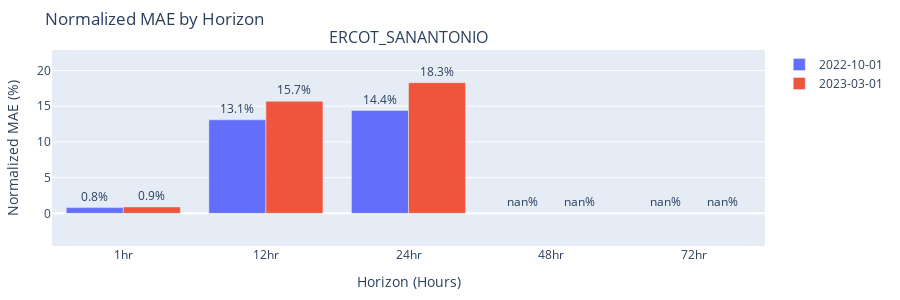

The notebook cell this image was saved under:
### Markdown cell above
We assess the overall performance of our forecasts using a few main metrics, described below.


* **Normalized Mean Absolute Error (Norm MAE):** Mean Absolute Error (MAE) is the average of absolute forecast errors. This represents the magnitude of error to expect from the forecast on average. A model with an MAE closest to 0 is ideal. Norm MAE is MAE divided by the average of the true values. Normalizing MAE allows us to compare models across different datasets. It is expressed as a percentage (%) of the average true value over the validation time period. 
* **Rank Correlation:** A number between -1 and 1 that quantifies the degree to which the rank ordering of two datasets are related. A rank correlation of 1 means the forecast predictions are rank ordered perfectly compared to the true values, making the forecast perfectly effective for time optimization use cases. For many use cases of our forecasts models (such as AER), it is more important that predictions are correctly rank ordered within a forecast window, rather than each forecast being accurate in terms of absolute values.
* **AER CO2 Savings:** This metric represents the impact in lbs CO2/MWh of using the forecast model for energy usage optimization. We compare these CO2 savings against the "Max Potential" case (ie. the case of using perfect forecasts). In this notebook, we model 3 different popular AER Scenarios:
  
  1. EV-night: Charging an electric vehicle for 3 hours out of a 12-hour overnight window starting at 19:00 local time.
  2. EV-day: Charging an electric vehicle for 2 hours out of an 8-hour daytime window starting at 09:00 local time.
  3. Thermostat: Optimizing thermostat usage in continual 1-hour windows throughout a 24-hour period, only actively using energy for half of the time.

### Code cell
report.plot_norm_mae(factory.data_handlers)

### Figure 1 — Plotly figure (JSON) as saved in the notebook; plotly's stock layout.template omitted (floating-point values rounded to 4 significant figures)
{"data": [{"name": "2022-10-01", "text": ["0.8%", "13.1%", "14.4%", "nan%", "nan%"], "textposition": "outside", "type": "bar", "x": ["1hr", "12hr", "24hr", "48hr", "72hr"], "xaxis": "x", "y": [0.8, 13.1, 14.4, null, null], "yaxis": "y"}, {"name": "2023-03-01", "text": ["0.9%", "15.7%", "18.3%", "nan%", "nan%"], "textposition": "outside", "type": "bar", "x": ["1hr", "12hr", "24hr", "48hr", "72hr"], "xaxis": "x", "y": [0.9, 15.7, 18.3, null, null], "yaxis": "y"}], "layout": {"annotations": [{"font": {"size": 16}, "showarrow": false, "text": "ERCOT_SANANTONIO", "x": 0.5, "xanchor": "center", "xref": "paper", "y": 1, "yanchor": "bottom", "yref": "paper"}], "barmode": "group", "height": 300, "margin": {"b": 50, "l": 50, "r": 50, "t": 50}, "showlegend": true, "title": {"text": "Normalized MAE by Horizon"}, "xaxis": {"anchor": "y", "domain": [0, 1], "title": {"text": "Horizon (Hours)"}}, "yaxis": {"anchor": "x", "domain": [0, 1], "range": [-4.575, 22.88], "title": {"text": "Normalized MAE (%)"}}}}
